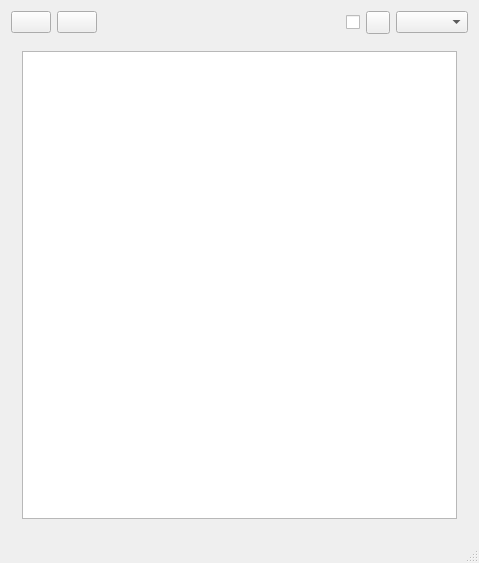
<?xml version="1.0" encoding="UTF-8"?>
<ui version="4.0">
 <class>MainDeb</class>
 <widget class="QMainWindow" name="MainDeb">
  <property name="geometry">
   <rect>
    <x>0</x>
    <y>0</y>
    <width>479</width>
    <height>563</height>
   </rect>
  </property>
  <property name="windowTitle">
   <string/>
  </property>
  <widget class="QWidget" name="centralWidget">
   <layout class="QVBoxLayout" name="mainLayout">
    <item>
     <layout class="QHBoxLayout" name="controlPaneLayout">
      <item>
       <widget class="QPushButton" name="buttonPrev">
        <property name="text">
         <string/>
        </property>
        <property name="icon">
         <iconset resource="resources.qrc">
          <normaloff>:/icon/img/Back.png</normaloff>:/icon/img/Back.png</iconset>
        </property>
       </widget>
      </item>
      <item>
       <widget class="QPushButton" name="buttonNext">
        <property name="text">
         <string/>
        </property>
        <property name="icon">
         <iconset resource="resources.qrc">
          <normaloff>:/icon/img/Next.png</normaloff>:/icon/img/Next.png</iconset>
        </property>
       </widget>
      </item>
      <item>
       <spacer name="horizontalSpacer">
        <property name="orientation">
         <enum>Qt::Horizontal</enum>
        </property>
        <property name="sizeHint" stdset="0">
         <size>
          <width>40</width>
          <height>20</height>
         </size>
        </property>
       </spacer>
      </item>
      <item>
       <widget class="QCheckBox" name="checkVertical">
        <property name="toolTip">
         <string>Centang Untuk membuat slide orientasi vertical</string>
        </property>
        <property name="statusTip">
         <string>Orientasi Vertical</string>
        </property>
        <property name="whatsThis">
         <string>Centang Untuk membuat slide orientasi vertical</string>
        </property>
        <property name="text">
         <string/>
        </property>
       </widget>
      </item>
      <item>
       <widget class="QToolButton" name="toolButton">
        <property name="text">
         <string/>
        </property>
        <property name="icon">
         <iconset resource="resources.qrc">
          <normaloff>:/icon/img/printer.png</normaloff>:/icon/img/printer.png</iconset>
        </property>
       </widget>
      </item>
      <item>
       <widget class="QComboBox" name="comboBox"/>
      </item>
     </layout>
    </item>
    <item>
     <widget class="QWidget" name="slideWidget1" native="true">
      <layout class="QVBoxLayout" name="slideWidget1layout">
       <item>
        <widget class="QTextEdit" name="textEdit">
         <property name="readOnly">
          <bool>true</bool>
         </property>
         <property name="html">
          <string>&lt;!DOCTYPE HTML PUBLIC &quot;-//W3C//DTD HTML 4.0//EN&quot; &quot;http://www.w3.org/TR/REC-html40/strict.dtd&quot;&gt;
&lt;html&gt;&lt;head&gt;&lt;meta name=&quot;qrichtext&quot; content=&quot;1&quot; /&gt;&lt;style type=&quot;text/css&quot;&gt;
p, li { white-space: pre-wrap; }
&lt;/style&gt;&lt;/head&gt;&lt;body style=&quot; font-family:'Sans'; font-size:10pt; font-weight:400; font-style:normal;&quot;&gt;
&lt;p style=&quot;-qt-paragraph-type:empty; margin-top:0px; margin-bottom:0px; margin-left:0px; margin-right:0px; -qt-block-indent:0; text-indent:0px;&quot;&gt;&lt;br /&gt;&lt;/p&gt;&lt;/body&gt;&lt;/html&gt;</string>
         </property>
        </widget>
       </item>
      </layout>
     </widget>
    </item>
   </layout>
  </widget>
  <widget class="QStatusBar" name="statusBar"/>
 </widget>
 <layoutdefault spacing="6" margin="11"/>
 <resources>
  <include location="resources.qrc"/>
 </resources>
 <connections/>
</ui>
